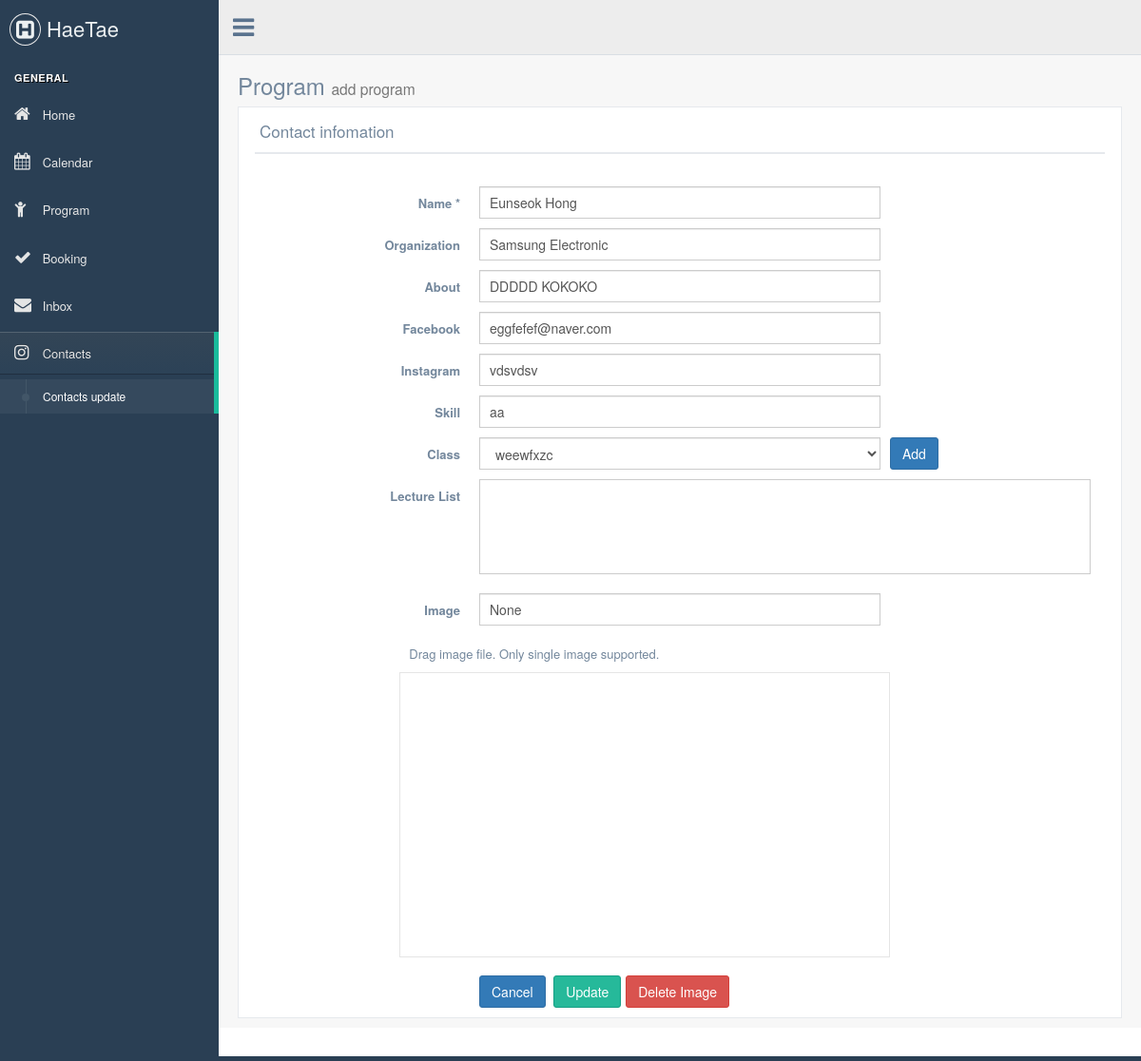
The page /admin/contacts_form.php?id=15 on the database its author committed.
### tables this page shows
CREATE TABLE `contact` (
  `pk` int(11) NOT NULL,
  `name` text NOT NULL,
  `org` text,
  `about` mediumtext,
  `facebook` text,
  `instagram` text,
  `image` text,
  `skill` text
);

CREATE TABLE `program` (
  `pk` int(11) NOT NULL,
  `title` text NOT NULL,
  `contents` mediumtext,
  `detail` longtext,
  `price` text,
  `time` text NOT NULL,
  `video` text,
  `image` text,
  `create_time` timestamp NOT NULL DEFAULT CURRENT_TIMESTAMP,
  `display` tinyint(4) NOT NULL DEFAULT '1',
  `class` int(11) NOT NULL DEFAULT '0'
);

### src/admin/contacts_form.php (the view, shortened to what this page needs)
<?php
$conn = mysqli_connect(
    'localhost',
    'root',
    'q1w2e3r4',
    'hmong');
$contact = array(
    'name' => '',
    'org' => '',
    'about' => '',
    'facebook' => '',
    'instagram' => '',
    'image' => '',
    'skill' => '');
if (isset($_GET['id'])) {
    $filtered_id = mysqli_real_escape_string($conn, $_GET['id']);
    $sql = "SELECT * FROM contact WHERE pk={$filtered_id}";
    $result = mysqli_query($conn, $sql);
    $row = mysqli_fetch_array($result);
    $contact['name'] = $row['name'];
    $contact['org'] = $row['org'];
    $contact['about'] = $row['about'];
    $contact['facebook'] = $row['facebook'];
    $contact['instagram'] = $row['instagram'];
    $contact['image'] = $row['image'];
    $contact['skill'] = $row['skill'];
}
$result = mysqli_query($conn,"SELECT * FROM program");
$project_list = '';
while ($row = mysqli_fetch_array($result)) {
    $project_list = $project_list."<option value='{$row["pk"]}'>{$row["title"]}</option>";
}
?>
<!DOCTYPE html>
<html lang="en">
<head>
    <link href="../vendors/bootstrap/dist/css/bootstrap.min.css" rel="stylesheet">
    <link href="../vendors/font-awesome/css/font-awesome.min.css" rel="stylesheet">
    <link href="../vendors/nprogress/nprogress.css" rel="stylesheet">
    <link href="../vendors/iCheck/skins/flat/green.css" rel="stylesheet">
    <link href="../vendors/dropzone/dist/min/dropzone.min.css" rel="stylesheet">
    <link href="../build/css/custom.min.css" rel="stylesheet">
</head>
<body class="nav-md">
<div class="container body">
    <div class="main_container">
        <?php include ("include/top_navigation.php"); ?>
        <div class="right_col" role="main">
            <div class="">
                <div class="page-title">
                    <div class="title_left">
                        <h3>Program <small>add program</small></h3>
                    </div>
                </div>
                <div class="clearfix"></div>
                <div class="row">
                    <div class="col-md-12 col-sm-12 col-xs-12">
                        <div class="x_panel">
                            <div class="x_title">
                                <h2>Contact infomation <small>Please fill in forms</small></h2>
                                <div class="clearfix"></div>
                            </div>
                            <div class="x_content">
                                <br/>
                                <form id="demo-form2" data-parsley-validate class="form-horizontal form-label-left"
                                      action="action/action_contact.php" method="POST">
                                    <div class="form-group">
                                        <label class="control-label col-md-3 col-sm-3 col-xs-12" for="name">Name <span
                                                    class="required">*</span>
                                        </label>
                                        <div class="col-md-6 col-sm-6 col-xs-12">
                                            <input type="text" id="name" required="required"
                                                   class="form-control col-md-7 col-xs-12" name="name" value="<?= $contact['name'] ?>" />
                                        </div>
                                    </div>
                                    <div class="form-group">
                                        <label for="org"
                                               class="control-label col-md-3 col-sm-3 col-xs-12">Organization</label>
                                        <div class="col-md-6 col-sm-6 col-xs-12">
                                            <input id="org" class="form-control col-md-7 col-xs-12" type="text"
                                                   name="org" value="<?= $contact['org'] ?>">
                                        </div>
                                    </div>
                                    <div class="form-group">
                                        <label for="about"
                                               class="control-label col-md-3 col-sm-3 col-xs-12">About</label>
                                        <div class="col-md-6 col-sm-6 col-xs-12">
                                            <input id="about" class="form-control col-md-7 col-xs-12" type="text"
                                                   name="about" value="<?= $contact['about'] ?>">
                                        </div>
                                    </div>
                                    <div class="form-group">
                                        <label for="facebook"
                                               class="control-label col-md-3 col-sm-3 col-xs-12">Facebook</label>
                                        <div class="col-md-6 col-sm-6 col-xs-12">
                                            <input id="facebook" class="form-control col-md-7 col-xs-12" type="text"
                                                   name="facebook" value="<?= $contact['facebook'] ?>" />
                                        </div>
                                    </div>
                                    <div class="form-group">
                                        <label for="instagram" class="control-label col-md-3 col-sm-3 col-xs-12">Instagram</label>
                                        <div class="col-md-6 col-sm-6 col-xs-12">
                                            <input id="instagram" class="form-control col-md-7 col-xs-12" type="text"
                                                   name="instagram" value="<?= $contact['instagram'] ?>" />
                                        </div>
                                    </div>
                                    <div class="form-group">
                                        <label for="skill" class="control-label col-md-3 col-sm-3 col-xs-12">Skill</label>
                                        <div class="col-md-6 col-sm-6 col-xs-12">
                                            <input id="skill" class="form-control col-md-7 col-xs-12" type="text"
                                                   name="skill" value="<?= $contact['skill'] ?>" />
                                        </div>
                                    </div>
                                    <div class="form-group">
                                        <label for="class"
                                               class="control-label col-md-3 col-sm-3 col-xs-12">Class</label>
                                        <div class="col-md-6 col-sm-6 col-xs-12">
                                            <select id="class" class="form-control">
                                                <?= $project_list ?>
                                            </select>
                                        </div>
                                        <button type="button" id="class_add" class="btn btn-primary">Add</button>
                                    </div>
                                    <div class="control-group">
                                        <label class="control-label col-md-3 col-sm-3 col-xs-12">Lecture List</label>
                                        <div class="col-md-9 col-sm-9 col-xs-12">
                                        </div>
                                    </div>
                                    <div class="form-group">
                                        <label for="thumb"
                                               class="control-label col-md-3 col-sm-3 col-xs-12">Image</label>
                                        <div class="col-md-6 col-sm-6 col-xs-12" id="image_div">
                                            <?php
                                            if ($contact['image'] == '') {
                                                echo "<p class='form-control col-md-7 col-xs-12'>None</p>";
                                            } else {
                                                echo "<img src='uploads/{$contact['image']}' class='col-md-7 col-xs-12' />";
                                            }
                                            ?>
                                        </div>
                                    </div>
                                </form>
                                <div class="form-group">
                                    <p class="control-label col-md-5 col-sm-5 col-xs-12 col-md-offset-2">Drag image
                                        file. Only single image supported.</p>
                                    <form action="request/upload_image.php" enctype="multipart/form-data"
                                          class="col-md-7 col-xs-12 col-md-offset-2 dropzone" id="fileDropzone"></form>
                                </div>
                                <div class="form-group">
                                    <div class="col-md-6 col-sm-6 col-xs-12 col-md-offset-3">
                                        <br/>
                                        <button class="btn btn-primary" type="button"
                                                onclick="location.href='contacts.php'">Cancel
                                        </button>
                                        <?php
                                        if (isset($_GET['id'])) {
                                            echo '<button type="submit" class="btn btn-success">Update</button>';
                                            echo '<button type="button" class="btn btn-danger" id="delete_image">Delete Image</button>';
                                        } else {
                                            echo '<button type="button" class="btn btn-success">Submit</button>';
                                        }
                                        ?>
                                    </div>
                                </div>
                            </div>
                        </div>
                    </div>
                </div>
            </div>
        </div>
        <footer>
        </footer>
    </div>
</div>
</body>
</html>

### rows shown on the page
contact: name "Eunseok Hong", org "Samsung Electronic", about "DDDDD KOKOKO", facebook "eggfefef@naver.com", instagram "vdsvdsv", skill "aa"
program: title "weewfxzc"
